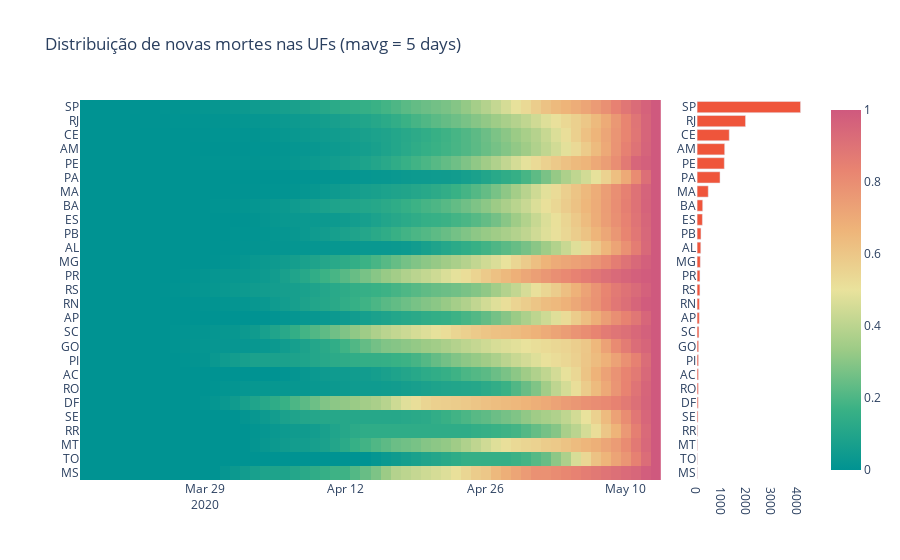

Notebook code for this chart:
### Code cell
plot_deaths_heatmap2(df_deaths,
                     place_type='state_id',
                    title='Distribuição de novas mortes nas UFs (mavg = 5 days)',
                    save_img=False)

### Figure 1 — Plotly figure (JSON) as saved in the notebook; plotly's stock layout.template omitted (floating-point values rounded to 4 significant figures; data arrays with more than 128 entries replaced by an {"elided": "..."} marker saying what was removed)
{"data": [{"colorscale": [[0, "rgb(0, 147, 146)"], [0.1667, "rgb(57, 177, 133)"], [0.3333, "rgb(156, 203, 134)"], [0.5, "rgb(233, 226, 156)"], [0.6667, "rgb(238, 180, 121)"], [0.8333, "rgb(232, 132, 113)"], [1, "rgb(207, 89, 126)"]], "type": "heatmap", "x": ["2020-03-17T00:00:00", "2020-03-18T00:00:00", "2020-03-19T00:00:00", "2020-03-20T00:00:00", "2020-03-21T00:00:00", "2020-03-22T00:00:00", "2020-03-23T00:00:00", "2020-03-24T00:00:00", "2020-03-25T00:00:00", "2020-03-26T00:00:00", "2020-03-27T00:00:00", "2020-03-28T00:00:00", "2020-03-29T00:00:00", "2020-03-30T00:00:00", "2020-03-31T00:00:00", "2020-04-01T00:00:00", "2020-04-02T00:00:00", "2020-04-03T00:00:00", "2020-04-04T00:00:00", "2020-04-05T00:00:00", "2020-04-06T00:00:00", "2020-04-07T00:00:00", "2020-04-08T00:00:00", "2020-04-09T00:00:00", "2020-04-10T00:00:00", "2020-04-11T00:00:00", "2020-04-12T00:00:00", "2020-04-13T00:00:00", "2020-04-14T00:00:00", "2020-04-15T00:00:00", "2020-04-16T00:00:00", "2020-04-17T00:00:00", "2020-04-18T00:00:00", "2020-04-19T00:00:00", "2020-04-20T00:00:00", "2020-04-21T00:00:00", "2020-04-22T00:00:00", "2020-04-23T00:00:00", "2020-04-24T00:00:00", "2020-04-25T00:00:00", "2020-04-26T00:00:00", "2020-04-27T00:00:00", "2020-04-28T00:00:00", "2020-04-29T00:00:00", "2020-04-30T00:00:00", "2020-05-01T00:00:00", "2020-05-02T00:00:00", "2020-05-03T00:00:00", "2020-05-04T00:00:00", "2020-05-05T00:00:00", "2020-05-06T00:00:00", "2020-05-07T00:00:00", "2020-05-08T00:00:00", "2020-05-09T00:00:00", "2020-05-10T00:00:00", "2020-05-11T00:00:00", "2020-05-12T00:00:00", "2020-05-13T00:00:00"], "y": ["MS", "TO", "MT", "RR", "SE", "DF", "RO", "AC", "PI", "GO", "SC", "AP", "RN", "RS", "PR", "MG", "AL", "PB", "ES", "BA", "MA", "PA", "PE", "AM", "CE", "RJ", "SP"], "z": {"elided": "27x58 float values"}}, {"orientation": "h", "type": "bar", "x": [12, 14, 19, 23, 37, 45, 50, 52, 57, 61, 73, 86, 90, 111, 113, 127, 147, 154, 211, 223, 444, 913, 1084, 1098, 1280, 1928, 4118], "xaxis": "x2", "y": ["MS", "TO", "MT", "RR", "SE", "DF", "RO", "AC", "PI", "GO", "SC", "AP", "RN", "RS", "PR", "MG", "AL", "PB", "ES", "BA", "MA", "PA", "PE", "AM", "CE", "RJ", "SP"], "yaxis": "y2"}], "layout": {"plot_bgcolor": "rgba(0,0,0,0)", "title": {"text": "Distribuição de novas mortes nas UFs (mavg = 5 days)"}, "xaxis": {"domain": [0, 0.8]}, "xaxis2": {"domain": [0.85, 1]}, "yaxis": {"tickmode": "linear"}, "yaxis2": {"anchor": "x2", "tickmode": "linear"}}}
